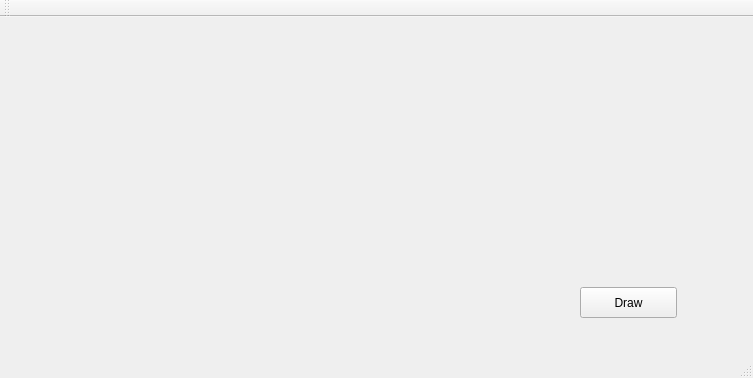
<?xml version="1.0" encoding="UTF-8"?>
<ui version="4.0">
 <class>MainWindow</class>
 <widget class="QMainWindow" name="MainWindow">
  <property name="geometry">
   <rect>
    <x>0</x>
    <y>0</y>
    <width>753</width>
    <height>378</height>
   </rect>
  </property>
  <property name="windowTitle">
   <string>MainWindow</string>
  </property>
  <widget class="QWidget" name="centralWidget">
   <widget class="QLabel" name="label">
    <property name="geometry">
     <rect>
      <x>20</x>
      <y>0</y>
      <width>400</width>
      <height>400</height>
     </rect>
    </property>
    <property name="text">
     <string/>
    </property>
   </widget>
   <widget class="QPushButton" name="pushButton">
    <property name="geometry">
     <rect>
      <x>580</x>
      <y>270</y>
      <width>97</width>
      <height>31</height>
     </rect>
    </property>
    <property name="text">
     <string>Draw</string>
    </property>
   </widget>
  </widget>
  <widget class="QMenuBar" name="menuBar">
   <property name="geometry">
    <rect>
     <x>0</x>
     <y>0</y>
     <width>753</width>
     <height>27</height>
    </rect>
   </property>
  </widget>
  <widget class="QToolBar" name="mainToolBar">
   <attribute name="toolBarArea">
    <enum>TopToolBarArea</enum>
   </attribute>
   <attribute name="toolBarBreak">
    <bool>false</bool>
   </attribute>
  </widget>
  <widget class="QStatusBar" name="statusBar"/>
 </widget>
 <layoutdefault spacing="6" margin="11"/>
 <resources/>
 <connections/>
</ui>
